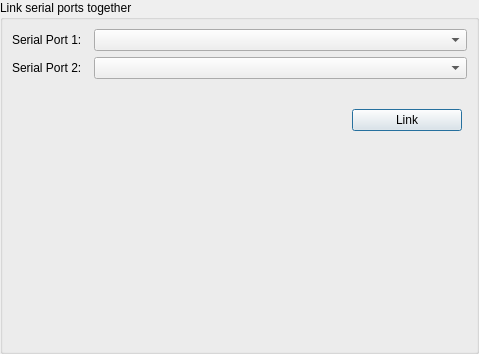
<?xml version="1.0" encoding="UTF-8"?>
<ui version="4.0">
 <class>PGLKCreate</class>
 <widget class="QWidget" name="PGLKCreate">
  <property name="geometry">
   <rect>
    <x>0</x>
    <y>0</y>
    <width>479</width>
    <height>354</height>
   </rect>
  </property>
  <property name="windowTitle">
   <string>Form</string>
  </property>
  <layout class="QVBoxLayout" name="verticalLayout">
   <property name="spacing">
    <number>0</number>
   </property>
   <property name="leftMargin">
    <number>0</number>
   </property>
   <property name="topMargin">
    <number>0</number>
   </property>
   <property name="rightMargin">
    <number>0</number>
   </property>
   <property name="bottomMargin">
    <number>0</number>
   </property>
   <item>
    <widget class="QGroupBox" name="gbxLinkPorts">
     <property name="title">
      <string>Link serial ports together</string>
     </property>
     <layout class="QGridLayout" name="gridLayout">
      <item row="6" column="0">
       <spacer name="verticalSpacer">
        <property name="orientation">
         <enum>Qt::Vertical</enum>
        </property>
        <property name="sizeHint" stdset="0">
         <size>
          <width>20</width>
          <height>185</height>
         </size>
        </property>
       </spacer>
      </item>
      <item row="2" column="2">
       <widget class="QComboBox" name="cbPort2">
        <property name="sizePolicy">
         <sizepolicy hsizetype="Expanding" vsizetype="Fixed">
          <horstretch>0</horstretch>
          <verstretch>0</verstretch>
         </sizepolicy>
        </property>
       </widget>
      </item>
      <item row="2" column="0">
       <widget class="QLabel" name="label_2">
        <property name="text">
         <string>Serial Port 2:</string>
        </property>
        <property name="buddy">
         <cstring>cbPort2</cstring>
        </property>
       </widget>
      </item>
      <item row="1" column="2">
       <widget class="QComboBox" name="cbPort1">
        <property name="sizePolicy">
         <sizepolicy hsizetype="Expanding" vsizetype="Fixed">
          <horstretch>0</horstretch>
          <verstretch>0</verstretch>
         </sizepolicy>
        </property>
       </widget>
      </item>
      <item row="4" column="0" colspan="3">
       <widget class="QWidget" name="pnlButtons" native="true">
        <layout class="QHBoxLayout" name="horizontalLayout">
         <property name="spacing">
          <number>24</number>
         </property>
         <property name="leftMargin">
          <number>0</number>
         </property>
         <property name="topMargin">
          <number>24</number>
         </property>
         <property name="rightMargin">
          <number>5</number>
         </property>
         <property name="bottomMargin">
          <number>0</number>
         </property>
         <item>
          <spacer name="horizontalSpacer">
           <property name="orientation">
            <enum>Qt::Horizontal</enum>
           </property>
           <property name="sizeHint" stdset="0">
            <size>
             <width>307</width>
             <height>20</height>
            </size>
           </property>
          </spacer>
         </item>
         <item>
          <widget class="QPushButton" name="btnLinkPorts">
           <property name="minimumSize">
            <size>
             <width>110</width>
             <height>0</height>
            </size>
           </property>
           <property name="text">
            <string>Link</string>
           </property>
           <property name="autoDefault">
            <bool>true</bool>
           </property>
           <property name="default">
            <bool>true</bool>
           </property>
          </widget>
         </item>
        </layout>
       </widget>
      </item>
      <item row="1" column="0">
       <widget class="QLabel" name="label">
        <property name="text">
         <string>Serial Port 1:</string>
        </property>
        <property name="buddy">
         <cstring>cbPort1</cstring>
        </property>
       </widget>
      </item>
      <item row="5" column="0" colspan="3">
       <widget class="QLabel" name="txInfo">
        <property name="sizePolicy">
         <sizepolicy hsizetype="Preferred" vsizetype="Expanding">
          <horstretch>0</horstretch>
          <verstretch>0</verstretch>
         </sizepolicy>
        </property>
        <property name="text">
         <string/>
        </property>
        <property name="alignment">
         <set>Qt::AlignLeading|Qt::AlignLeft|Qt::AlignTop</set>
        </property>
        <property name="wordWrap">
         <bool>true</bool>
        </property>
        <property name="margin">
         <number>2</number>
        </property>
        <property name="indent">
         <number>1</number>
        </property>
       </widget>
      </item>
     </layout>
    </widget>
   </item>
  </layout>
 </widget>
 <tabstops>
  <tabstop>cbPort1</tabstop>
  <tabstop>cbPort2</tabstop>
  <tabstop>btnLinkPorts</tabstop>
 </tabstops>
 <resources/>
 <connections/>
</ui>
